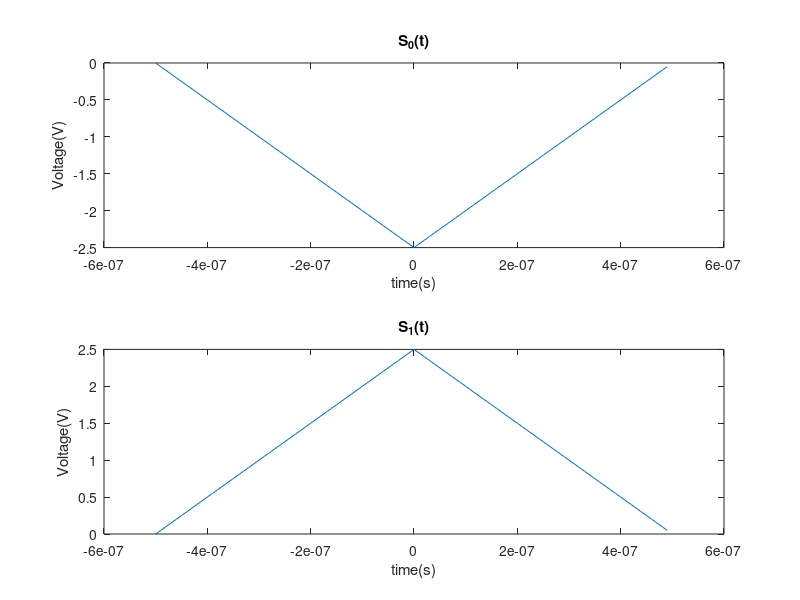
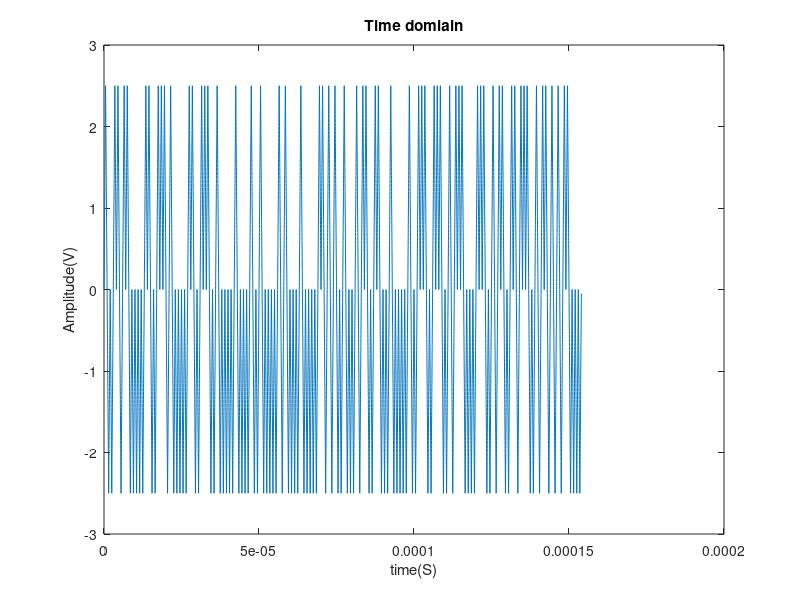
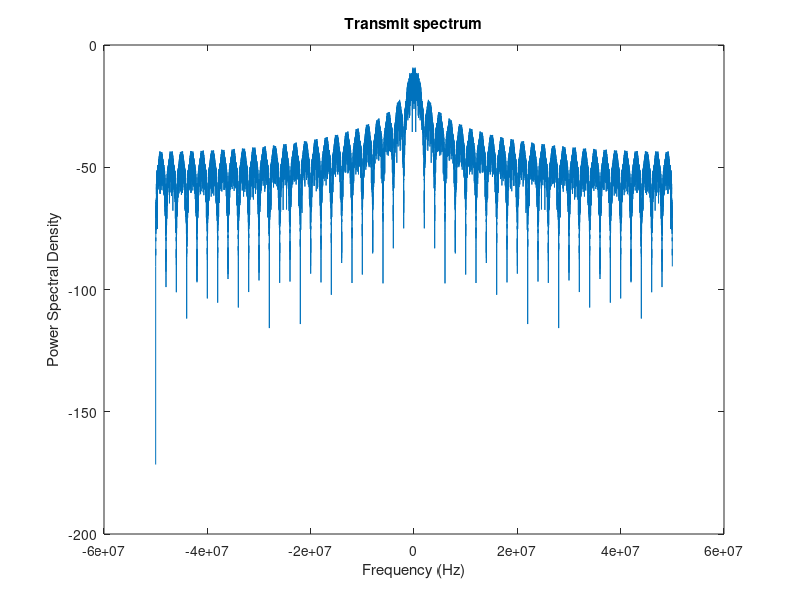
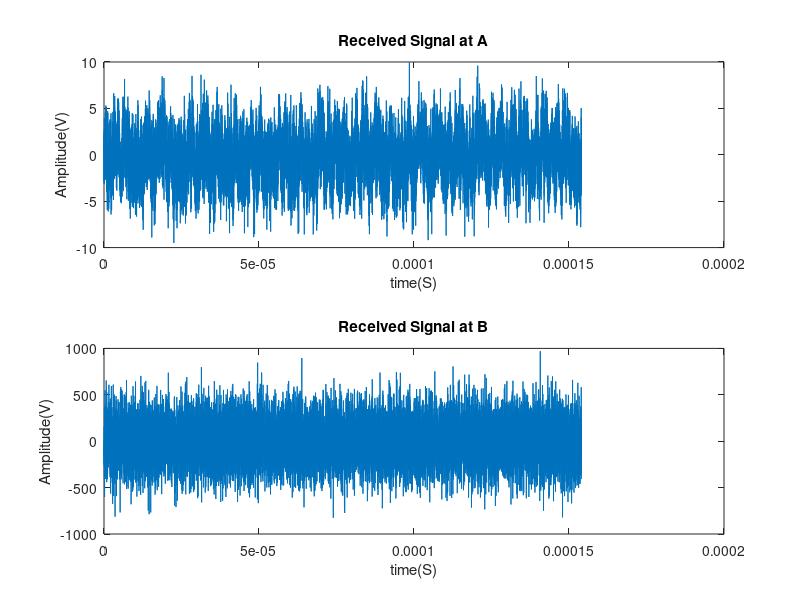

The MATLAB source for these figures, in order: (Note: this script raises an error after producing the figures.)
%% EGB342 Assignment 2A Template
%%%%%%%%%%%%%%%%%%%%%%%%%%%%%%%%%%%%%%%%%%%%%%%$%%%%%%%%%%%%%%%%%%%%%%%%%%%
%  Run the GenerateAssignment2AData.m script if you have not already done
%  so.
clear all, close all, clc % clearing and preparing a clean workspace.
%
% Please take advantage of the naming convention laid out in the brief
%
%==========================================================================
% Enter your code below this line:
%==========================================================================
% Student Name: Manan Patel     
% Student Number: n9839950 

%% 1.4 Create the signal waveform S1 = S1(t) and S0 = S0(t) with 100 data points

t0 =500e-9; % Time duration of the symbol
NumPts = 100; % Number of data points per symbol 
A = 2.5;
x=linspace(-t0,t0,NumPts+1);
x(end)= []; % Time vector for symbol 

S1_pos =  A*(1-(-x(1:(end/2))/t0)); 
S1_neg = A*(1-(x((end/2 +1):end)/t0)); 
S1 = [S1_pos S1_neg];            
S0 = -S1; % Antipodal Signal 

% plot of S0 and S1
figure(1)
subplot(2,1,1),plot(x,S0),title('S_0(t)')
ylabel('Voltage(V)'),xlabel('time(s)')
subplot(2,1,2)  
plot(x,S1),title('S_1(t)')
ylabel('Voltage(V)'),xlabel('time(s)')


%% 1.5 Find the average energy of the modulation scheme using the s1 and s0
t_sym = (x(2)-x(1)) ; % sampling time
E_avg =(sum((S1).^2)*t_sym); %average Energy 


%% 1.6 Write a MATLAB code to modulate your name and ID number
nameID_str = double('MANAN B PATEL N9893950');
nameID_bits = de2bi(nameID_str ,7 , 'left-msb');
t_msg = reshape(nameID_bits',1,154); 


%% 1.7 Plot the spectrum of the baseband modulation signal generated in part  and find the null to null bandwidth

N_sym = length(t_msg);    % number of data symbols
T_sym = 2*t0;            % Symbol Duration
t = linspace(0,N_sym*T_sym, N_sym*NumPts+1); 
t(end)=[] ; % Time vector of the message signal
fs= 1/(t(2)-t(1));

info_t_msg = t_msg;
info_t_msg(t_msg == 0) = -1; 
b_msg = zeros(1,length(t)); % create an upsampled message
b_msg(1:NumPts:end) = info_t_msg; %

% Replace impulses with corresponding symbol
msg_S = conv(b_msg, S1) ; % modulate signal
msg_S = msg_S(1:length(b_msg));

figure(2)
plot(t,msg_S); 
title('Time domiain')
xlabel('time(S)')
ylabel('Amplitude(V)')

nfft = 2^15; %dft length

f = linspace(-fs/2,fs/2,nfft+1);
f=f(1:end-1); %frequency vector
Pxx1 = abs(fft(msg_S,nfft)/nfft);
figure(3)
plot(f,10*log10(fftshift(Pxx1)));
xlabel('Frequency (Hz)')
ylabel('Power Spectral Density')
title('Transmit spectrum');


%% 1.8 Calculate Signal-to-Noise ratio (SNR) at the destinations
%null_BW = 2.1e6;  
%E_b = E_avg;
L_A = 15*4;
L_B = 25*4;
N_0 = 1e-13;

% transmitted power
tx_p = 10*log10((E_avg)/T_sym);  

% calculating power received 
pr_xa_db = (tx_p - L_A);
pr_xa = 10^(pr_xa_db/10);
pr_xb_db = (tx_p - L_B); 
pr_xb = 10^(pr_xb_db/10);

%calculating SNR in dB 
SNR_A = 10*log10((pr_xa*T_sym)/N_0) + 10*log10(2) - 10*log10(NumPts);
SNR_B = 10*log10((pr_xb*T_sym)/N_0) + 10*log10(2) - 10*log10(NumPts);
 

%% 1.9 Generate and plot these noisy signals received at locations A and B

%adding AWGN to the signal 
noise_a = awgn(msg_S, SNR_A,'measured');
noise_b = awgn(msg_S, SNR_B,'measured'); 

% plot 
figure(4)
subplot(2,1,1),plot(t,noise_a)
title('Received Signal at A')
xlabel('time(S)'),ylabel('Amplitude(V)')
subplot(2,1,2), plot(t,noise_b)
title('Received Signal at B')
xlabel('time(S)'),ylabel('Amplitude(V)')

%% 1.11 Create and plot the impulse response hopt(t) of the optimum receiver filter matched to detect symbol S1.
%Impulse response of matched filter
h_opt_s1 = conj(fliplr(S1)); 
figure(5)
plot(x,h_opt_s1)
xlabel ('Time(s)')
ylabel ('Amplitude(V)')
title('Impulse Response')
h_opt_s0 = conj(fliplr(S0)); 

%% 1.12 Filter the clean and noisy messages generated in Part 1.4 using the filter() command

Rx = filter(h_opt_s1, 1, msg_S)/NumPts;
Rx_noise_a = filter(h_opt_s1, 1, noise_a)/NumPts;
Rx_noise_b = filter(h_opt_s1, 1, noise_b)/NumPts;

%% 1.13 Plot and compare the three filtered messages

figure(6) 
subplot(3,1,1) 
plot(t, Rx)
xlabel('Time(s)'), ylabel('Amplitude(V)'), title('Filtered message')

subplot(3,1,2) 
plot(t, Rx_noise_a)
xlabel('Time(s)'), ylabel('Amplitude(V)'), title('Filtered message at A')

subplot(3,1,3) 
plot(t, Rx_noise_b)
xlabel('Time(s)'), ylabel('Amplitude(V)'), title('Filtered message at B')


%% 1.14 Decode the output and display the received message

zm_a = h_opt_s0(NumPts:NumPts:end);
decode_zm = sign(zm_a);
decode_zm(decode_zm == -1)= 0;

zm_x = Rx_noise_a (NumPts: NumPts :end); % amplitude required for filtered message  
decode_zm_x = sign(zm_x); % detecting symbol 
decode_zm_x (decode_zm_x == -1) = 0 ;

decode_msgA = reshape(decode_zm_x,[7,22])' ;
decode_msgA = bi2de(decode_msgA,'left-msb');
decode_msgA = reshape(decode_msgA,[1,22]);
decode_msgA = char(decode_msgA);  

zm_x_b = Rx_noise_b (NumPts: NumPts :end); % amplitude required for filtered message  
decode_zm_x = sign(zm_x_b); % detecting symbol 
decode_zm_x  (decode_zm_x == -1) = 0 ; 

decode_msgB = reshape(decode_zm_x,[7,22])' ;
decode_msgB = bi2de(decode_msgB,'left-msb');
decode_msgB = reshape(decode_msgB,[1,22]);
decode_msgB = char(decode_msgB);  

% number of bit error  
bit_err_a = abs(decode_zm - decode_zm_x)/2;
bit_erra = sum(bit_err_a); % for signal at loc A 
bit_err_b = abs (decode_zm - decode_zm_x)/2;
bit_errb = abs(bit_err_b); % for signal at loc B 


%% PART 2 Decoding Emergency message at the receiver

%% 2.1 Find the impulse response h_pre(t) of the optimum receiver

load A2AData.mat % load the data
h_preamble = conj(fliplr(preamble)) ;

figure(7)
plot(t_preamble, preamble)
xlabel('Time(s)'),ylabel('Amplitude'),title('Preamble')
plot(t_preamble, h_preamble)
xlabel('Time(s)'),ylabel('Amplitude'),title('Optimum Receiver')


%% 2.2 Plot the signal respresenting the noisy message sequence 

msg_rec = filter(h_preamble,1,rx)/NumPts;
plot(t_signal,msg_rec);

[Peak_value , EndLoc] = max(msg_rec);
msg_str = EndLoc +1;

figure(8)
rx_msg_t = t_signal(msg_str: end);
rx_msg_emg = rx(msg_str: end );
plot(rx_msg_t, rx_msg_emg);
xlabel('Time(s)'),ylabel('Amplitude'),title('Signal')


%% 2.3 Design the impulse response(s) needed for matched filter
rx_filtered_msg = filter(h_opt_s1,1,rx_msg_emg)/NumPts ;
figure(9) 
plot(rx_msg_t,rx_filtered_msg )

dcd_sec = find(t_signal == 0.0007975);
L_sqt = rx_msg_t (1:dcd_sec);
L_sq = rx_msg_emg(1:dcd_sec);
figure(10)
plot(L_sqt,L_sq) 
xlabel('Time(s)'),ylabel('Amplitude'),title('Filtered Signal')


%% 2.4 Implement a function (MF_receiver) for the matched filter receiver. The function header is to conform to the following syntax.

decode_emg_msg = MF_receiver(L_sq, NumPts,h_opt_s1);





